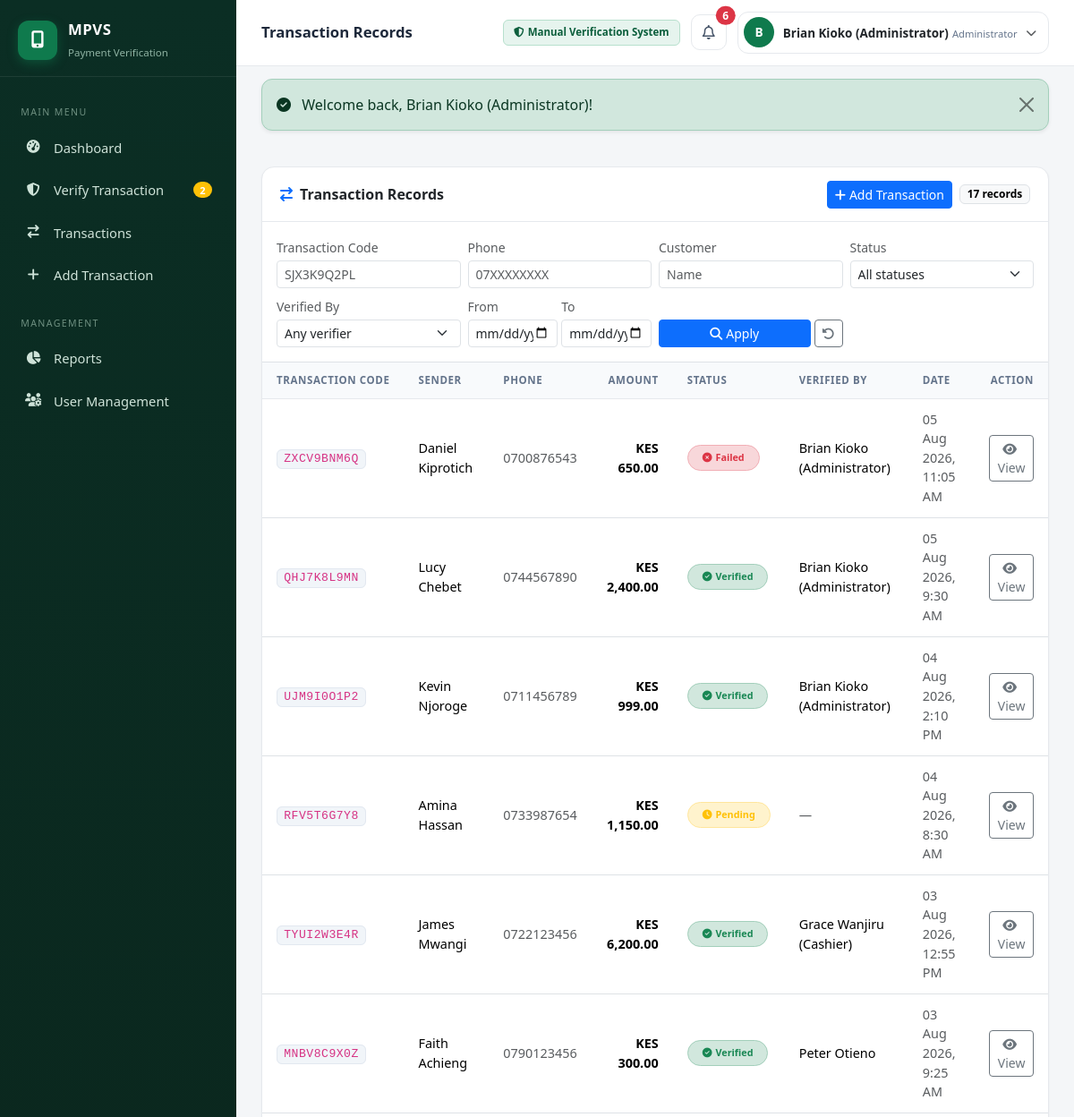
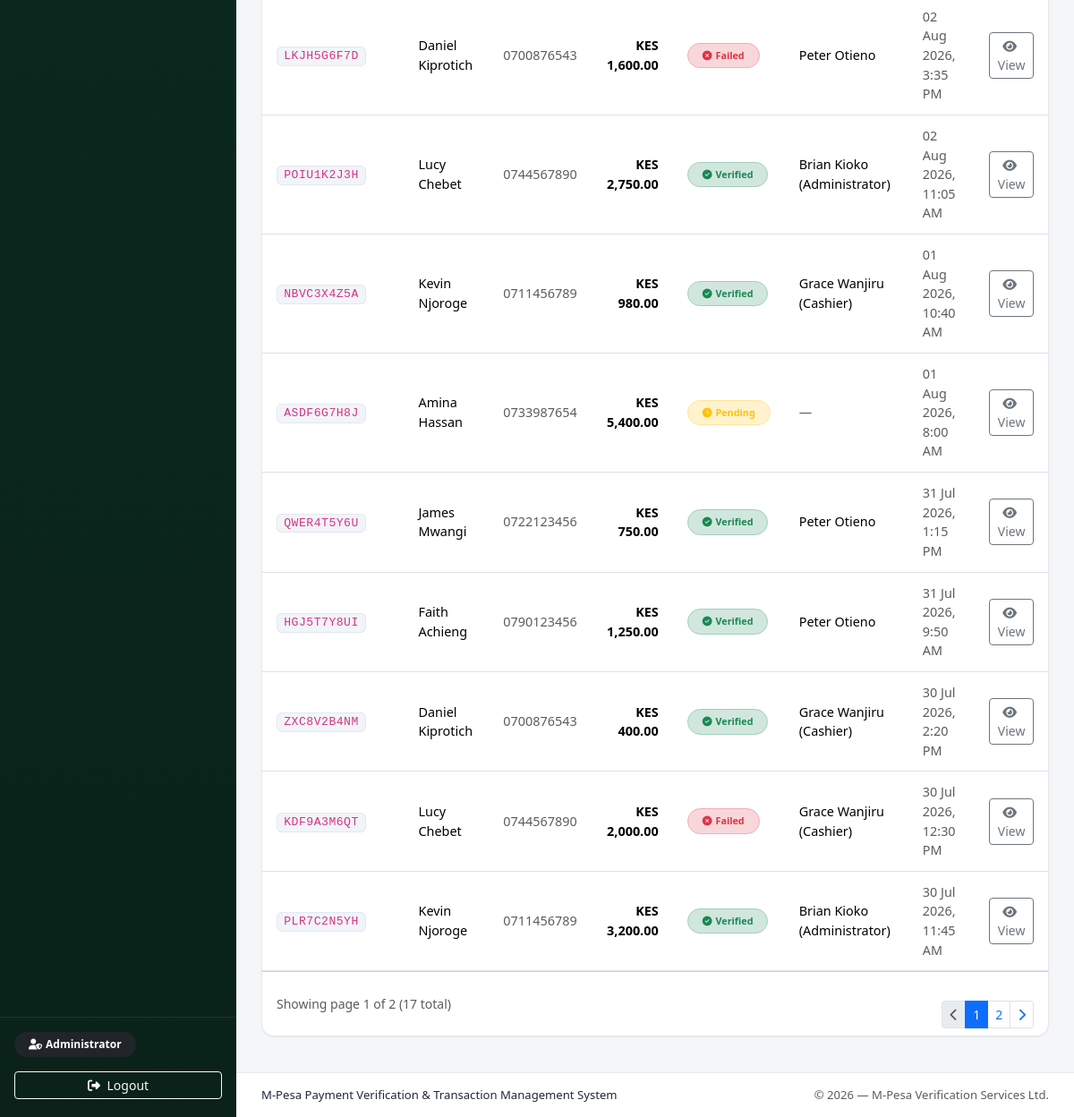
Screenshot of /public/transactions (signed in) with the database file from the repository (2 pictures, top to bottom).
### tables this page shows
CREATE TABLE `transactions` (
  `id` int(10) UNSIGNED NOT NULL,
  `mpesa_code` varchar(20) NOT NULL COMMENT 'M-Pesa-style code (10 chars, unique)',
  `customer_id` int(10) UNSIGNED DEFAULT NULL,
  `phone` varchar(20) NOT NULL,
  `amount` decimal(12,2) NOT NULL DEFAULT 0.00,
  `status` enum('verified','failed','pending') NOT NULL DEFAULT 'pending',
  `verified_by` int(10) UNSIGNED DEFAULT NULL COMMENT 'Admin who verified/marked the payment',
  `verified_at` datetime DEFAULT NULL COMMENT 'When the payment was processed',
  `created_at` datetime NOT NULL DEFAULT current_timestamp()
);

CREATE TABLE `users` (
  `id` int(10) UNSIGNED NOT NULL,
  `full_name` varchar(120) NOT NULL,
  `username` varchar(60) NOT NULL,
  `email` varchar(120) NOT NULL,
  `phone` varchar(20) DEFAULT NULL,
  `password_hash` varchar(255) NOT NULL,
  `role` enum('admin','staff') NOT NULL DEFAULT 'staff',
  `status` enum('pending','approved','rejected','inactive') NOT NULL DEFAULT 'pending',
  `last_login_at` datetime DEFAULT NULL,
  `created_at` datetime NOT NULL DEFAULT current_timestamp()
);

CREATE TABLE `customers` (
  `id` int(10) UNSIGNED NOT NULL,
  `full_name` varchar(120) NOT NULL,
  `phone` varchar(20) NOT NULL,
  `email` varchar(120) DEFAULT NULL,
  `created_at` datetime NOT NULL DEFAULT current_timestamp()
);

### views/transactions/index.php (the view, shortened to what the rows shown need)
<div class="card dashboard-card">
    <div class="card-header bg-transparent d-flex flex-wrap justify-content-between align-items-center gap-2">
        <span><i class="fa-solid fa-arrow-right-arrow-left me-2 text-primary"></i>Transaction Records</span>
        <div class="d-flex align-items-center gap-2">
            <?php if ($user['role'] === 'admin'): ?>
                <a href="<?= url('transactions/create') ?>" class="btn btn-sm btn-primary"><i class="fa-solid fa-plus me-1"></i>Add Transaction</a>
            <?php endif; ?>
            <span class="badge text-bg-light border"><?= $total ?> record<?= $total === 1 ? '' : 's' ?></span>
        </div>
    </div>
    <div class="card-body border-bottom">
        <form method="get" action="<?= url('transactions') ?>" class="row g-2 align-items-end" id="filterForm">
            <div class="col-md-3">
                <label class="form-label small text-muted mb-1">Transaction Code</label>
                <input type="text" class="form-control form-control-sm" name="code" value="<?= e($filters['code']) ?>" placeholder="SJX3K9Q2PL">
            </div>
            <div class="col-md-3">
                <label class="form-label small text-muted mb-1">Phone</label>
                <input type="text" class="form-control form-control-sm" name="phone" value="<?= e($filters['phone']) ?>" placeholder="07XXXXXXXX">
            </div>
            <div class="col-md-3">
                <label class="form-label small text-muted mb-1">Customer</label>
                <input type="text" class="form-control form-control-sm" name="customer" value="<?= e($filters['customer']) ?>" placeholder="Name">
            </div>
            <div class="col-md-3">
                <label class="form-label small text-muted mb-1">Status</label>
                <select class="form-select form-select-sm" name="status">
                    <option value="">All statuses</option>
                </select>
            </div>
            <div class="col-md-3">
                <label class="form-label small text-muted mb-1">Verified By</label>
                <select class="form-select form-select-sm" name="verifier">
                    <option value="">Any verifier</option>
                </select>
            </div>
            <div class="col-md-3">
                <div class="row g-1">
                    <div class="col-6">
                        <label class="form-label small text-muted mb-1">From</label>
                        <input type="date" class="form-control form-control-sm" name="date_from" value="<?= e($filters['date_from']) ?>">
                    </div>
                    <div class="col-6">
                        <label class="form-label small text-muted mb-1">To</label>
                        <input type="date" class="form-control form-control-sm" name="date_to" value="<?= e($filters['date_to']) ?>">
                    </div>
                </div>
            </div>
            <div class="col-md-3 d-flex gap-1">
                <button type="submit" class="btn btn-primary btn-sm flex-fill"><i class="fa-solid fa-magnifying-glass me-1"></i>Apply</button>
                <a href="<?= url('transactions') ?>" class="btn btn-outline-secondary btn-sm" title="Clear filters"><i class="fa-solid fa-rotate-left"></i></a>
            </div>
        </form>
    </div>
    <div class="table-responsive">
        <table class="table table-hover align-middle mb-0 dashboard-table">
            <thead>
                <tr>
                    <th>Transaction Code</th>
                    <th>Sender</th>
                    <th>Phone</th>
                    <th class="text-end">Amount</th>
                    <th>Status</th>
                    <th>Verified By</th>
                    <th>Date</th>
                    <th class="text-end">Action</th>
                </tr>
            </thead>
            <tbody>
                <?php if (empty($rows)): ?>
                    <tr>
                        <td colspan="8">
                            <div class="empty-state p-5">
                                <i class="fa-regular fa-folder-open text-muted"></i>
                                <h6 class="mt-3 mb-1">No transactions found</h6>
                                <p class="text-muted small mb-0">
                                    <?= $total > 0 ? 'No records match your filters. Try adjusting the search criteria.' : 'No payments verified yet. <a href="' . url('verify') . '">Verify your first transaction</a>.' ?>
                                </p>
                            </div>
                        </td>
                    </tr>
                <?php else: ?>
                    <?php foreach ($rows as $t): ?>
                        <tr>
                            <td><code class="mpesa-code"><?= e($t['mpesa_code']) ?></code></td>
                            <td class="fw-medium"><?= e($t['customer_name'] ?? '—') ?></td>
                            <td class="text-muted"><?= e($t['phone']) ?></td>
                            <td class="text-end fw-semibold"><?= e(money($t['amount'])) ?></td>
                            <td><?= status_badge($t['status']) ?></td>
                            <td>
                                <?php if ($t['verified_by'] !== null): ?>
                                    <?= e($t['verifier_name'] ?? '—') ?>
                                <?php else: ?>
                                    <span class="text-muted">—</span>
                                <?php endif; ?>
                            </td>
                            <td class="text-muted small"><?= e(format_datetime($t['verified_at'] ?? $t['created_at'])) ?></td>
                            <td class="text-end">
                                <a href="<?= url('transactions/show/' . $t['id']) ?>" class="btn btn-sm btn-outline-secondary">
                                    <i class="fa-solid fa-eye me-1"></i>View
                                </a>
                            </td>
                        </tr>
                    <?php endforeach; ?>
                <?php endif; ?>
            </tbody>
        </table>
    </div>
    <?php if (!empty($rows)): ?>
        <div class="card-footer bg-transparent d-flex justify-content-between align-items-center flex-wrap gap-2">
            <span class="small text-muted">Showing page <?= $page ?> of <?= $pages ?> (<?= $total ?> total)</span>
            <?php require VIEWS_PATH . '/partials/pagination.php'; ?>
        </div>
    <?php endif; ?>
</div>

### app/core/Helpers.php (shortened to what the rows shown need)
<?php
function e(?string $value): string
{
    return htmlspecialchars($value ?? '', ENT_QUOTES, 'UTF-8');
}
function url(string $path = ''): string
{
    $base = defined('BASE_URL') ? BASE_URL : '';
    return $base . '/' . ltrim($path, '/');
}
function money($amount): string
{
    return DEFAULT_CURRENCY . ' ' . number_format((float) $amount, 2);
}
function format_datetime(?string $datetime, string $format = 'd M Y, g:i A'): string
{
    $ts = strtotime($datetime);
    return $ts ? date($format, $ts) : $datetime;
}
function status_badge(string $status): string
{
    $map = [
        'verified' => ['success', 'fa-circle-check'],
        'failed'   => ['danger', 'fa-circle-xmark'],
        'pending'  => ['warning', 'fa-clock'],
    ];
    [$color, $icon] = $map[$status] ?? ['secondary', 'fa-circle-question'];
    return '<span class="badge rounded-pill bg-' . $color . '-subtle text-' . $color
        . ' border border-' . $color . '-subtle px-3 py-2"><i class="fa-solid ' . $icon . ' me-1"></i>'
        . ucfirst(e($status)) . '</span>';
}
function role_badge(string $role): string
{
    if ($role === 'admin') {
        return '<span class="badge rounded-pill bg-dark px-3 py-2"><i class="fa-solid fa-user-shield me-1"></i>Administrator</span>';
    }
    return '<span class="badge rounded-pill bg-info-subtle text-info-emphasis border border-info-subtle px-3 py-2"><i class="fa-solid fa-user me-1"></i>Staff</span>';
}

### app/core/Router.php (shortened to what the rows shown need)
<?php
class Router
{
    private array $routes = [];
    public function get(string $path, string $action): void
    {
        $this->routes[] = ['GET', $path, $action];
    }
    public function post(string $path, string $action): void
    {
        $this->routes[] = ['POST', $path, $action];
    }
    public function dispatch(string $method, string $path): void
    {
        $path = trim($path, '/');
        foreach ($this->routes as [$routeMethod, $pattern, $action]) {
            if ($routeMethod !== $method) {
                continue;
            }
            $regex = preg_replace('#\{([a-zA-Z_]+)\}#', '(?P<$1>[^/]+)', $pattern);
            if (preg_match('#^' . $regex . '$#', $path, $matches)) {
                $params = array_filter($matches, 'is_string', ARRAY_FILTER_USE_KEY);
                $this->call($action, $params);
                return;
            }
        }
    }
    private function call(string $action, array $params): void
    {
        [$controllerName, $method] = explode('@', $action);
        $controller = new $class();
        $controller->{$method}($params);
    }
}

### views/layouts/app.php (shortened to what the rows shown need)
<?php
$currentPath = trim($_SERVER['REQUEST_URI'] ?? '', '/');
$currentPath = preg_replace('/\?.*$/', '', $currentPath);
$isActive = function (string $route) use ($currentPath): bool {
    return $currentPath === $route || ($route !== '' && str_starts_with($currentPath, $route . '/'));
};
$pageTitle = $title ?? APP_NAME;
?>
<!DOCTYPE html>
<html lang="en">
<head>
    <link rel="stylesheet" href="<?= url('assets/vendor/bootstrap/bootstrap.min.css') ?>">
    <link rel="stylesheet" href="<?= url('assets/vendor/fontawesome/all.min.css') ?>">
    <link rel="stylesheet" href="<?= url('assets/css/app.css') ?>">
</head>
<body>
<div class="app-wrapper">
    <aside class="sidebar" id="sidebar">
        <div class="sidebar-brand">
            <div class="brand-icon"><i class="fa-solid fa-mobile-screen-button"></i></div>
            <div class="brand-text">
                <strong><?= e(APP_NAME) ?></strong>
                <small>Payment Verification</small>
            </div>
        </div>
        <nav class="sidebar-nav">
            <p class="nav-section-label">Main Menu</p>
            <a href="<?= url('') ?>" class="nav-link <?= $isActive('') ? 'active' : '' ?>">
                <i class="fa-solid fa-gauge-high"></i><span>Dashboard</span>
            </a>
            <a href="<?= url('verify') ?>" class="nav-link <?= $isActive('verify') ? 'active' : '' ?>">
                <i class="fa-solid fa-shield-halved"></i><span>Verify Transaction</span>
                <?php if (!empty($pendingVerifications ?? 0)): ?>
                    <span class="badge rounded-pill bg-warning ms-auto"><?= (int) $pendingVerifications ?></span>
                <?php endif; ?>
            </a>
            <a href="<?= url('transactions') ?>" class="nav-link <?= $isActive('transactions') ? 'active' : '' ?>">
                <i class="fa-solid fa-arrow-right-arrow-left"></i><span>Transactions</span>
            </a>
            <?php if ($user['role'] === 'admin'): ?>
                <a href="<?= url('transactions/create') ?>" class="nav-link <?= $isActive('transactions/create') ? 'active' : '' ?>">
                    <i class="fa-solid fa-plus"></i><span>Add Transaction</span>
                </a>
                <p class="nav-section-label mt-4">Management</p>
                <a href="<?= url('reports') ?>" class="nav-link <?= $isActive('reports') ? 'active' : '' ?>">
                    <i class="fa-solid fa-chart-pie"></i><span>Reports</span>
                </a>
                <a href="<?= url('users') ?>" class="nav-link <?= $isActive('users') ? 'active' : '' ?>">
                    <i class="fa-solid fa-users-gear"></i><span>User Management</span>
                </a>
            <?php endif; ?>
        </nav>
        <div class="sidebar-footer">
            <?= role_badge($user['role']) ?>
            <a href="<?= url('logout') ?>" class="btn btn-sm btn-outline-light w-100 mt-3">
                <i class="fa-solid fa-right-from-bracket me-1"></i> Logout
            </a>
        </div>
    </aside>
    <main class="main-area">
        <header class="topbar">
            <h1 class="topbar-title"><?= e($pageTitle) ?></h1>
            <div class="topbar-right">
                <span class="badge manual-badge" title="<?= e(APP_MODE_DESCRIPTION) ?>">
                    <i class="fa-solid fa-shield-halved me-1"></i><?= e(APP_MODE_LABEL) ?>
                </span>
                <div class="dropdown">
                    <button class="btn btn-icon position-relative" data-bs-toggle="dropdown" aria-label="Notifications">
                        <i class="fa-regular fa-bell"></i>
                        <?php if (!empty($notifications ?? [])): ?>
                            <span class="position-absolute top-0 start-100 translate-middle badge rounded-pill bg-danger">
                                <?= count($notifications) ?>
                            </span>
                        <?php endif; ?>
                    </button>
                </div>
                <div class="dropdown">
                    <button class="btn user-chip" data-bs-toggle="dropdown" aria-label="Account menu">
                        <span class="user-avatar"><?= e(strtoupper(mb_substr($user['full_name'], 0, 1))) ?></span>
                        <span class="d-none d-md-inline user-chip-text">
                            <strong><?= e($user['full_name']) ?></strong>
                            <small><?= $user['role'] === 'admin' ? 'Administrator' : 'Business Staff' ?></small>
                        </span>
                        <i class="fa-solid fa-chevron-down fa-xs text-muted"></i>
                    </button>
                </div>
            </div>
        </header>
        <?php require VIEWS_PATH . '/partials/flash.php'; ?>
        <div class="page-content">
            <?= $content ?>
        </div>
        <footer class="app-footer">
            <span><?= e(APP_FULL_NAME) ?></span>
            <span class="text-muted">© <?= date('Y') ?> — <?= e(BUSINESS_NAME) ?></span>
        </footer>
    </main>
</div>
</body>
</html>

### rows the page displays
transactions: verified_by "2", mpesa_code "TYUI2W3E4R", customer.full_name "James Mwangi", phone "0722123456", amount "KES 6,200.00", status "Verified", verified_by.full_name "Grace Wanjiru (Cashier)", verified_at "03 Aug 2026, 12:55 PM", customer "1"
users: role "admin" (drawn), full_name "B", full_name "Brian Kioko (Administrator)"
transactions: mpesa_code "ZXCV9BNM6Q", customer.full_name "Daniel Kiprotich", phone "0700876543", amount "KES 650.00", status "Failed", verified_by.full_name "Brian Kioko (Administrator)", verified_at "05 Aug 2026, 11:05 AM"
transactions: mpesa_code "QHJ7K8L9MN", customer.full_name "Lucy Chebet", phone "0744567890", amount "KES 2,400.00", status "Verified", verified_by.full_name "Brian Kioko (Administrator)", verified_at "05 Aug 2026, 9:30 AM"
transactions: mpesa_code "UJM9I0O1P2", customer.full_name "Kevin Njoroge", phone "0711456789", amount "KES 999.00", status "Verified", verified_by.full_name "Brian Kioko (Administrator)", verified_at "04 Aug 2026, 2:10 PM"
transactions: mpesa_code "RFV5T6G7Y8", customer.full_name "Amina Hassan", phone "0733987654", amount "KES 1,150.00", status "Pending", format_datetime($t['verified_at'] ?? $t['created_at']) "04 Aug 2026, 8:30 AM"
transactions: mpesa_code "MNBV8C9X0Z", customer.full_name "Faith Achieng", phone "0790123456", amount "KES 300.00", status "Verified", verified_by.full_name "Peter Otieno", verified_at "03 Aug 2026, 9:25 AM"
transactions: mpesa_code "LKJH5G6F7D", customer.full_name "Daniel Kiprotich", phone "0700876543", amount "KES 1,600.00", status "Failed", verified_by.full_name "Peter Otieno", verified_at "02 Aug 2026, 3:35 PM"
transactions: mpesa_code "POIU1K2J3H", customer.full_name "Lucy Chebet", phone "0744567890", amount "KES 2,750.00", status "Verified", verified_by.full_name "Brian Kioko (Administrator)", verified_at "02 Aug 2026, 11:05 AM"
transactions: mpesa_code "NBVC3X4Z5A", customer.full_name "Kevin Njoroge", phone "0711456789", amount "KES 980.00", status "Verified", verified_by.full_name "Grace Wanjiru (Cashier)", verified_at "01 Aug 2026, 10:40 AM"
transactions: mpesa_code "ASDF6G7H8J", customer.full_name "Amina Hassan", phone "0733987654", amount "KES 5,400.00", status "Pending", format_datetime($t['verified_at'] ?? $t['created_at']) "01 Aug 2026, 8:00 AM"
transactions: mpesa_code "QWER4T5Y6U", customer.full_name "James Mwangi", phone "0722123456", amount "KES 750.00", status "Verified", verified_by.full_name "Peter Otieno", verified_at "31 Jul 2026, 1:15 PM"
transactions: mpesa_code "HGJ5T7Y8UI", customer.full_name "Faith Achieng", phone "0790123456", amount "KES 1,250.00", status "Verified", verified_by.full_name "Peter Otieno", verified_at "31 Jul 2026, 9:50 AM"
transactions: mpesa_code "ZXC8V2B4NM", customer.full_name "Daniel Kiprotich", phone "0700876543", amount "KES 400.00", status "Verified", verified_by.full_name "Grace Wanjiru (Cashier)", verified_at "30 Jul 2026, 2:20 PM"
transactions: mpesa_code "KDF9A3M6QT", customer.full_name "Lucy Chebet", phone "0744567890", amount "KES 2,000.00", status "Failed", verified_by.full_name "Grace Wanjiru (Cashier)", verified_at "30 Jul 2026, 12:30 PM"
transactions: mpesa_code "PLR7C2N5YH", customer.full_name "Kevin Njoroge", phone "0711456789", amount "KES 3,200.00", status "Verified", verified_by.full_name "Brian Kioko (Administrator)", verified_at "30 Jul 2026, 11:45 AM"

### other values shown
$pageTitle "Transaction Records"
count($notifications) "6"
$msg['message'] "Welcome back, Brian Kioko (Administrator)!"
$total "17"
